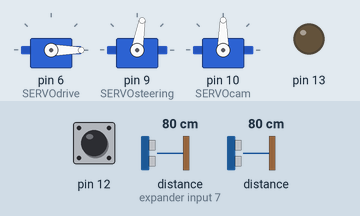
This sketch was run on a simulated Arduino Uno, built with avr-gcc and run on an emulated ATmega328P. On the bench: 3 × servo, output pins drawn as LEDs (lit = HIGH). The test bench sets the inputs (shaded band); at power-on: distance to the obstacle (sensor on expander input 7) 80 cm, pin 12 HIGH, distance to the obstacle 80 cm. The echo pulse lasts 58.3 µs per cm.

Above: at 0.01 s.
At 1.2 s:
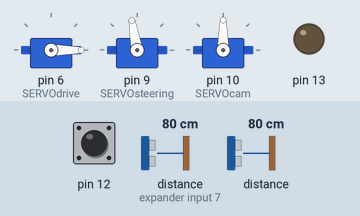
1.3 s: distance to the obstacle (sensor on expander input 7) set to 23 cm
2.8 s: distance to the obstacle (sensor on expander input 7) set to 18 cm
At 4.0 s:
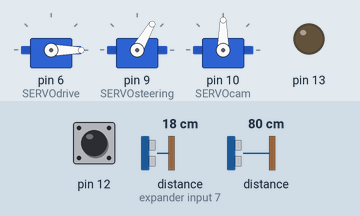
Timing chart, 0 to 5.8 s (numbered marks = the images above; inputs shaded):
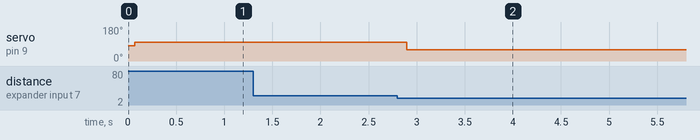

The sketch:

SEGUIDOR_V1.10.ino
```cpp
// gira por pared interior.
#include <HCSR04.h>
HCSR04 hc(2, new int[4]{3, 4, 5,7}, 4); //initialisation class HCSR04 (trig pin , echo pin, number of sensor)

#include <Servo.h>
Servo SERVOdrive;
Servo SERVOsteering;
Servo SERVOcam;
int i=0;
int dir=80;
int distDE=15;  // SENSOR 0 derecho
int distFR=110; // SENSOR 1 frontal
int distIZ=15;  // SENSOR 2 izquierdo
int distTR=15;  // SENSOR 3 trasero

void setup()
{ Serial.begin(9600);
pinMode (12, INPUT);
pinMode (13, OUTPUT);

SERVOdrive.attach(6);  // 180 AVANZA   90 STOP    0 RETROCEDE
SERVOsteering.attach(9);  // 40 DCHA   80 RECTO   120 IZDA
SERVOcam.attach(10);      // 0 DCHA   90 RECTO   180 IZDA
SERVOdrive.write(90);
SERVOsteering.write(dir);
SERVOcam.write(90);

while (digitalRead(12) == LOW) {
    digitalWrite(13, HIGH);
    delay(100);
    digitalWrite(13, LOW);
    delay(100);
  }

 }

void giroCCW(){}


void loop()
{
    SERVOdrive.write(0);
   SERVOsteering.write(dir);

distIZ=hc.dist(2);// SENSOR 2 izquierdo
delay(30);
distFR=hc.dist(1);// SENSOR 1 frontal
delay(30);

if (distFR>20)
{
dir=(80+3*(-15+distIZ)); //15 es la distancia a la pared y *3 es el factor de coreección de la dirección
}

else {
  while (distIZ>15)
    {dir=60;
    SERVOsteering.write(dir);// 40 DCHA   80 RECTO   120 IZDA
    distFR=hc.dist(2);// SENSOR 2 izquierdo
    delay(30);}
    }

dir = constrain(dir, 60, 100);// 40 DCHA   80 RECTO   120 IZDA

SERVOsteering.write(dir);// 40 DCHA   80 RECTO   120 IZDA
/*
Serial.print("dist=");
Serial.print(distIZ);
Serial.print("    dir=");
Serial.println(dir);*/
}
```

Measured:
- the behaviour switches between 21 and 20 cm on distance to the obstacle (sensor on expander input 7) (found by bisection; images 1 and 2)
- after the input at 1.3 s, every drawn part: stays the same
- after the input at 2.8 s, servo on pin 9 (SERVOsteering): 100° → 60° after 0.10 s
